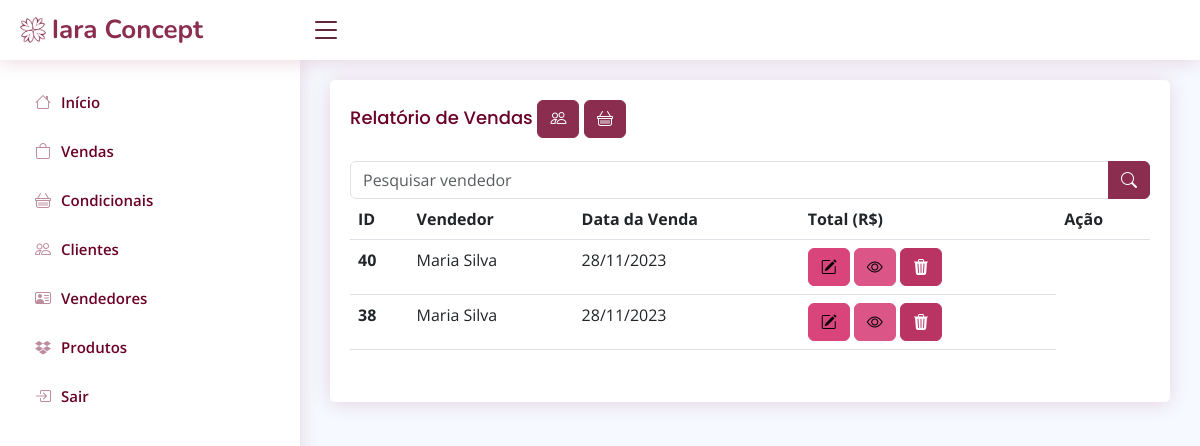
The page /relatorio_vendas_vendedor.php (signed in) on the database its author committed.
### tables this page shows
CREATE TABLE `compravenda` (
  `id` int(11) NOT NULL,
  `cliente_id` int(11) NOT NULL,
  `vendedor_id` int(11) DEFAULT NULL,
  `desconto` double NOT NULL,
  `datacriacao` datetime NOT NULL DEFAULT current_timestamp()
);

CREATE TABLE `vendedor` (
  `id` int(11) NOT NULL,
  `nome` varchar(100) NOT NULL,
  `telefone` varchar(20) DEFAULT NULL,
  `endereco` varchar(100) DEFAULT NULL,
  `status` varchar(20) NOT NULL
);

### relatorio_vendas_vendedor.php (the view, shortened to what this page needs)
<!DOCTYPE html>
<?php
require_once("conexao.php");
$pesquisaVendedor = "";
$sql = "SELECT v.id, c.nome as vendedor, v.datacriacao
        FROM compravenda v
        INNER JOIN vendedor c ON v.vendedor_id = c.id
        WHERE c.nome LIKE '%$pesquisaVendedor%'
        ORDER BY v.datacriacao desc";
$resultado = mysqli_query($conexao, $sql);
?>
<?php require_once("cabecalho.php") ?>
<main id="main" class="main">
    <section class="section">
        <div class="card">
            <div class="card-body">
                <h5 class="card-title">Relatório de Vendas
                <a href="relatorio_vendas_cliente.php" class="btn btn-primary"><i class="bi bi-people"></i></a>
                <a href="relatorio_condicionais_vendedor.php" class="btn btn-primary"><i class="bi bi-basket"></i></a>
                </h5>
                <div class="row">
                    <div class="mb-3">
                        <form method="post">
                            <div class="input-group">
                            <input type="text" class="form-control" id="vendedor" name="vendedor"
                            value="<?php echo $pesquisaVendedor; ?>" placeholder="Pesquisar vendedor">
                            <button name="pesquisar" stype="button" class="btn btn-primary"><i class="bi bi-search"></i></button>
                            </div>
                        </form>
                <table class="table">
                    <thead>
                        <tr>
                            <th scope="col">ID</th>
                            <th>Vendedor</th>
                            <th>Data da Venda</th>
                            <th>Total (R$)</th>
                            <th scope="col">Ação</th>
                        </tr>
                    </thead>
                    <tbody>
                        <?php while ($linha = mysqli_fetch_array($resultado)) { ?>
                            <tr>
                                <th>
                                <?= $linha['id'] ?>
                                </th>
                                <td>
                                <?= $linha['vendedor'] ?>
                                </td>
                                <td>
                                <?= date("d/m/Y", strtotime($linha['datacriacao']))?>
                                </td>
                                <td><a href="alterarVenda.php?id=<?= $linha['id'] ?>" class="btn btn-warning"><i
                                    class="bi bi-pencil-square"></i></a>
                                <a onclick="openModal(<?= $linha['id'] ?>)" data-bs-toggle="modal"
                                data-bs-target="#exampleModal" name="info" class="btn btn-info">
                                <i class="bi bi-eye"></i></a>
                                <a href="relatorio_vendas_vendedor.php? id=<?= $linha['id'] ?>" class="btn btn-danger"
                                    onclick="return confirm('Deseja excluir mesmo?')">
                                    <i class="bi bi-trash3-fill"></i>
                                </a>
                                </td>
                        <?php
                        }
                        ?>
                    </tbody>
                </table>
            </div>
        </div>
    </section>
</main>
<?php require_once("rodape.php") ?>

### assets/css/style.css (style rules this page uses)
:root { scroll-behavior: smooth; }
body { font-family: "Open Sans", sans-serif; background: #f6f9ff; color: #444444; }
a { color: #4154f1; text-decoration: none; }
h1, h2, h3, h4, h5, h6 { font-family: "Nunito", sans-serif; }
#main { margin-top: 60px; padding: 20px 30px; transition: all 0.3s; }
.card { margin-bottom: 30px; border: none; border-radius: 5px; box-shadow: 0px 2px 20px #92003627; }
.card-title { padding: 20px 0 15px 0; font-size: 18px; font-weight: 500; color: #6b0027; font-family: "Poppins", sans-serif; }
.card-body { padding: 0 20px 20px 20px; }
@media (min-width: 1200px) { #main, #footer { margin-left: 300px; } }

### rows shown on the page
compravenda: id "40", vendedor.nome "Maria Silva", datacriacao "28/11/2023"
compravenda: id "38", vendedor.nome "Maria Silva", datacriacao "28/11/2023"
